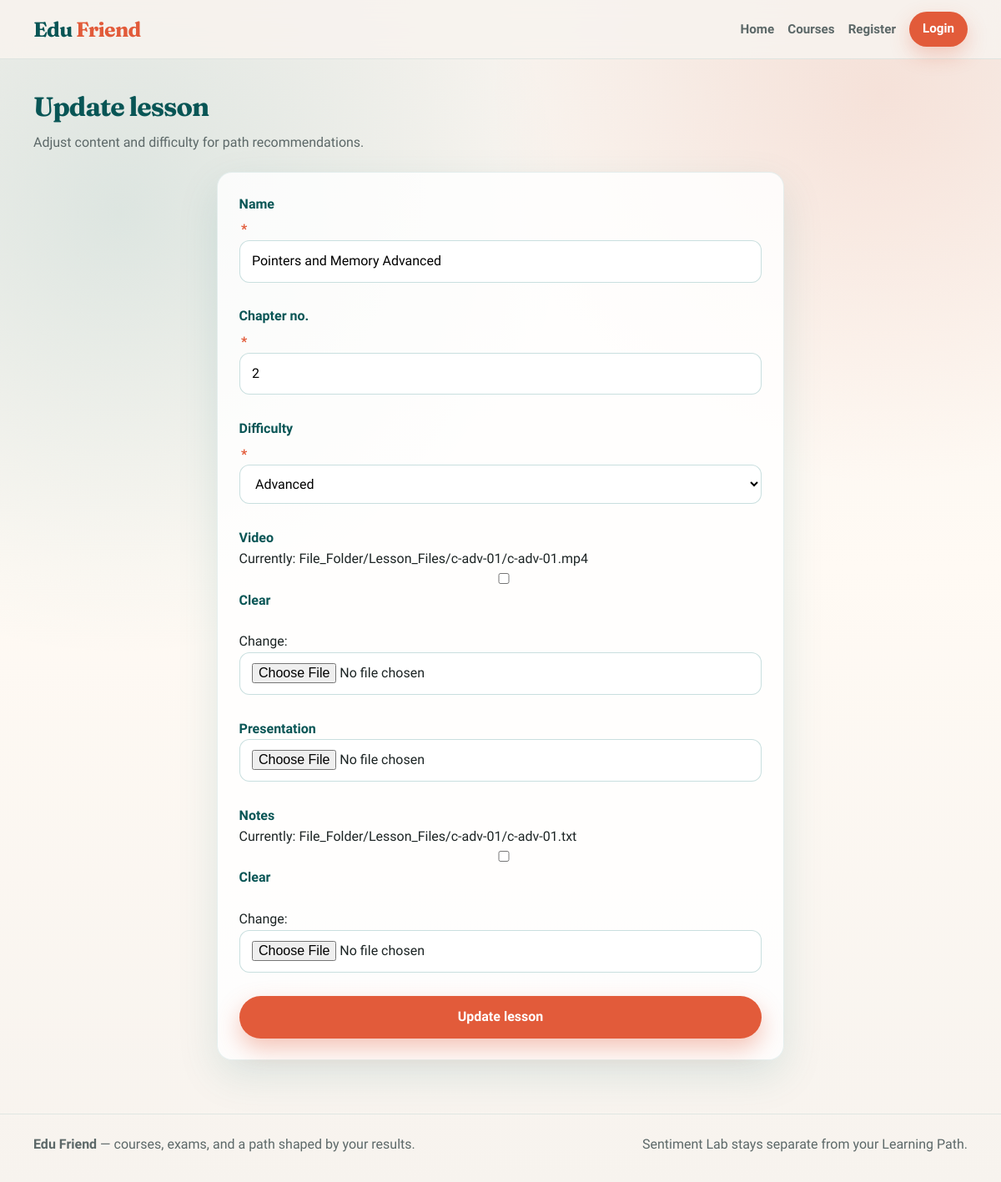
Page /cariculam/programming-foundations/bca1c01/pointers-and-memory-advanced/update/ on the committed database.
### cariculam/models.py (models this page shows, shortened)
class Lesson(models.Model):
    FOUNDATION = 'foundation'
    STANDARD = 'standard'
    ADVANCED = 'advanced'
    DIFFICULTY_CHOICES = [
        (FOUNDATION, 'Foundation'),
        (STANDARD, 'Standard'),
        (ADVANCED, 'Advanced'),
    ]
    lesson_id = models.CharField(max_length=100,unique=True)
    course = models.ForeignKey(Course,on_delete=models.CASCADE)
    created_by = models.ForeignKey(User,on_delete=models.CASCADE)
    created_at = models.DateTimeField(auto_now_add=True)
    subject = models.ForeignKey(Subject,on_delete=models.CASCADE,related_name='lessons')
    name = models.CharField(max_length=100)
    position = models.PositiveSmallIntegerField(verbose_name='Chapter no.')
    difficulty = models.CharField(
        max_length=20,
        choices=DIFFICULTY_CHOICES,
        default=STANDARD,
    )
    slug = models.SlugField(null=True,blank=True)
    video = models.FileField(upload_to=save_lesson_files,verbose_name='Video',blank=True,null=True)
    ppt = models.FileField(upload_to=save_lesson_files,verbose_name='Presentation',blank=True)
    notes = models.FileField(upload_to=save_lesson_files,verbose_name='Notes',blank=True)
    class Meta:
        ordering = ['position']

### cariculam/views.py (the view)
# urls.py: path('<str:course>/<str:subject>/<slug:slug>/update/', views.LessonUpdateView.as_view(),name='lesson_update'),
class LessonUpdateView(UpdateView):
    fields = ('name', 'position', 'difficulty', 'video', 'ppt', 'notes')
    model = Lesson
    template_name = 'lesson_update.html'
    context_object_name = 'lessons'

### account/context_processors.py (called while the page is built)
def user_role(request):
    role = None
    if request.user.is_authenticated:
        try:
            role = request.user.user_profile.user_type
        except (ObjectDoesNotExist, AttributeError):
            role = None
    return {'user_role': role}

### cariculam/templates/lesson_update.html (shortened to what this page needs)
{% extends 'base.html' %}
{% load crispy_forms_tags %}
{% block content %}
<div class="section-head">
  <h1>Update lesson</h1>
  <p class="lede">Adjust content and difficulty for path recommendations.</p>
</div>
<div class="panel form-panel" style="width:min(680px,100%);">
  <form method="post" enctype="multipart/form-data" class="form-stack">
    {{ form|crispy }}
    <button class="btn btn-primary" type="submit">Update lesson</button>
  </form>
</div>
{% endblock %}

### static/css/edufriend.css (style rules this page uses)
:root { --teal: #0b6e6e; --teal-dark: #085555; --teal-soft: #d8eeee; --sand: #f7f3ee; --sand-deep: #ebe4d8; --coral: #e25b3a; --coral-dark: #c4472a; --ink: #1c2424; --muted: #5c6868; --white: #ffffff; --pass: #1f7a4d; --fail: #b42318; --shadow: 0 18px 50px rgba(11, 110, 110, 0.12); --radius: 18px; --font-display: "Fraunces", Georgia, serif; --font-body: "Source Sans 3", "Segoe UI", sans-serif; }
*, *::before, *::after { box-sizing: border-box; }
html { scroll-behavior: smooth; }
body { margin: 0; font-family: var(--font-body); color: var(--ink); background: radial-gradient(circle at 12% 18%, rgba(11, 110, 110, 0.12), transparent 34%), radial-gradient(circle at 88% 8%, rgba(226, 91, 58, 0.12), transparent 28%), linear-gradient(180deg, var(--sand) 0%, #fffaf4 48%, var(--sand) 100%); min-height: 100vh; line-height: 1.55; }
a { color: inherit; text-decoration: none; }
.btn { display: inline-flex; align-items: center; justify-content: center; gap: 0.4rem; border: 0; border-radius: 999px; padding: 0.8rem 1.25rem; font: inherit; font-weight: 700; cursor: pointer; transition: transform 0.2s ease, box-shadow 0.2s ease, background 0.2s ease; }
.btn-primary { background: var(--coral); color: white; box-shadow: 0 12px 28px rgba(226, 91, 58, 0.35); }
.section-head { margin: 0 0 1.4rem; }
.section-head h1, .section-head h2, .page-title { font-family: var(--font-display); letter-spacing: -0.03em; margin: 0 0 0.4rem; color: var(--teal-dark); }
.section-head p, .lede { margin: 0; color: var(--muted); max-width: 42rem; }
.card, .panel { background: rgba(255, 255, 255, 0.82); border: 1px solid rgba(11, 110, 110, 0.1); border-radius: var(--radius); box-shadow: var(--shadow); }
.auth-panel, .form-panel { width: min(480px, 100%); margin: 0 auto; padding: 1.6rem; }
.form-stack { display: grid; gap: 0.9rem; }
.form-stack label, .form-group label, label.requiredField { display: grid; gap: 0.35rem; font-weight: 600; color: var(--teal-dark); }
.form-group { margin-bottom: 0.9rem; }
.asteriskField { color: var(--coral); padding-left: 0.15rem; }
.form-stack input, .form-stack textarea, .form-stack select, .form-control, input[type="text"], input[type="email"], input[type="password"], textarea, select { width: 100%; border: 1px solid rgba(11, 110, 110, 0.22); border-radius: 12px; padding: 0.75rem 0.9rem; font: inherit; background: white; }

### rows in the picture
Lesson: name "Pointers and Memory Advanced", position "2", difficulty "Advanced"
